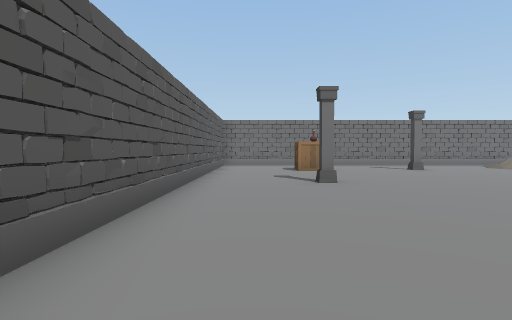
view 1 (above)

21 first-person views from a walk through a 3-D level made in the Unity game engine. The camera is 1.4 m above the floor, tilts 2° down and sees 80° across. The floor is counted in squares, 2 m on a side. Each view is taken from the middle of a square. On the plan, view 1 faces up. The plan holds only what a view shows up to about 10 squares ahead; the rest is blank. The player is left out.

view 2
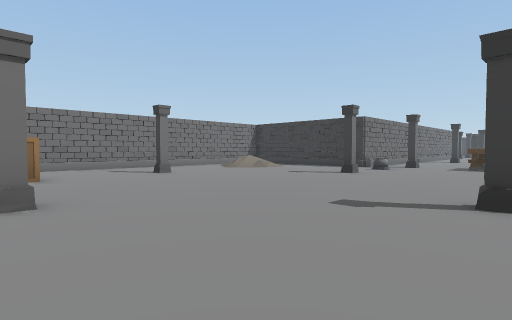

view 3
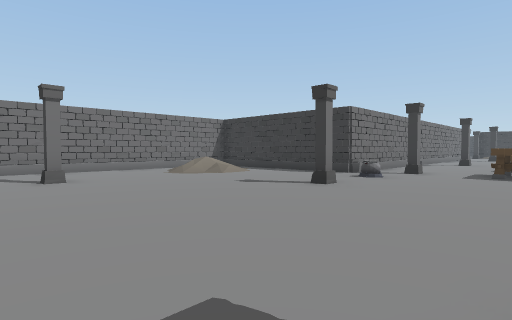

view 4
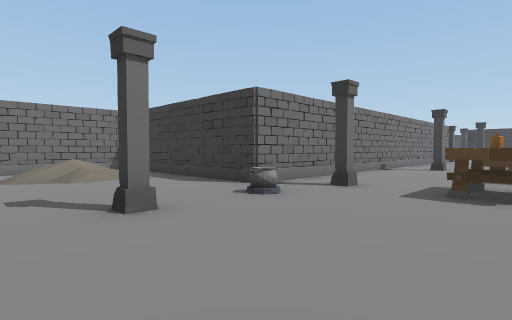

view 5
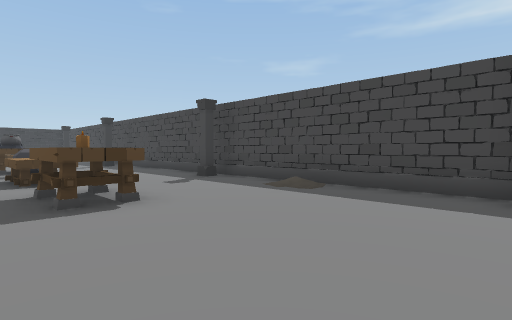

view 6
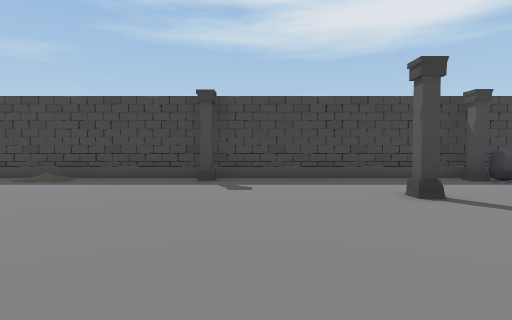

view 7
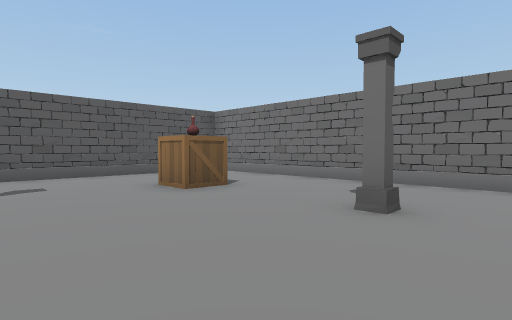

view 8
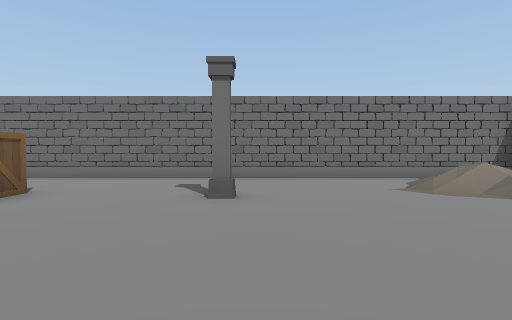

view 9
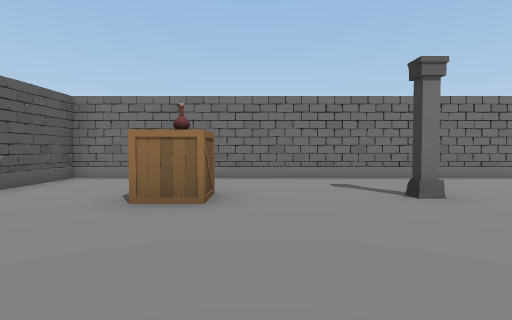

view 10
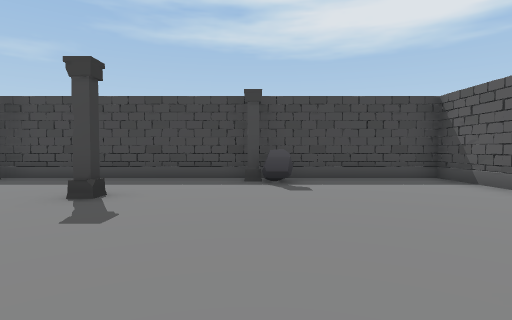

view 11
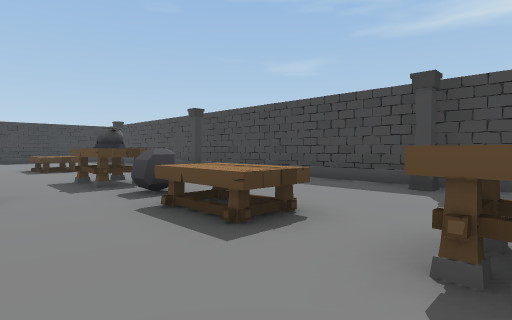

view 12
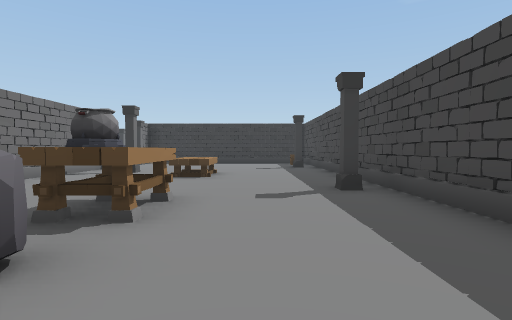

view 13
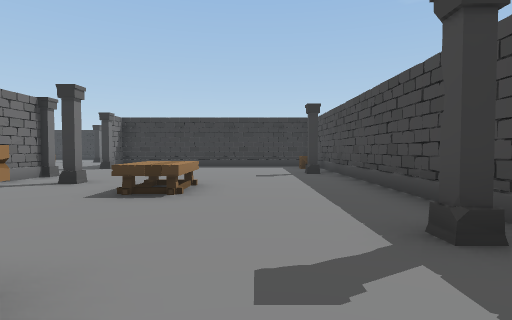

view 14
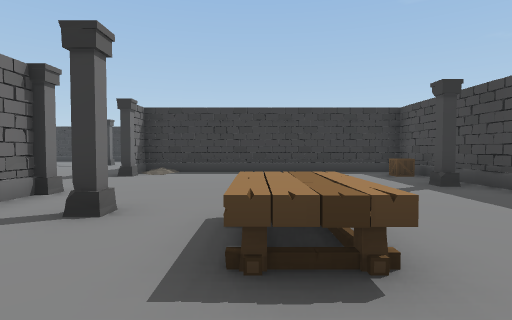

view 15
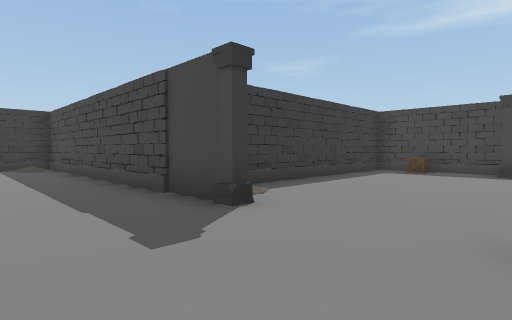

view 16
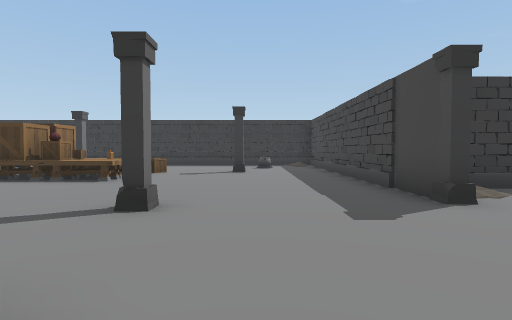

view 17
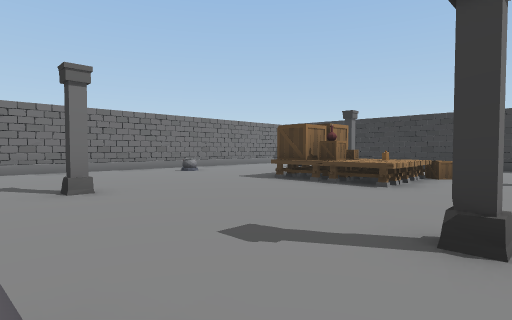

view 18
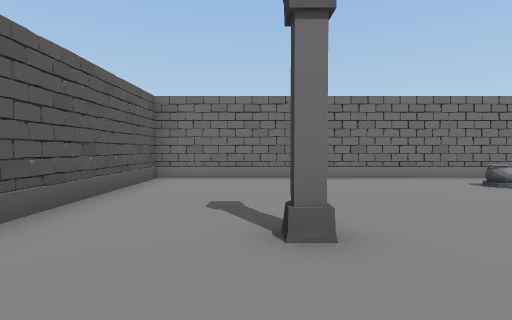

view 19
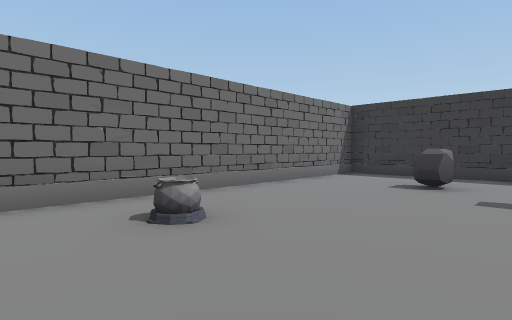

view 20
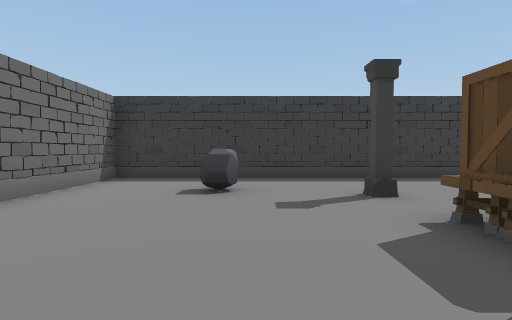

view 21
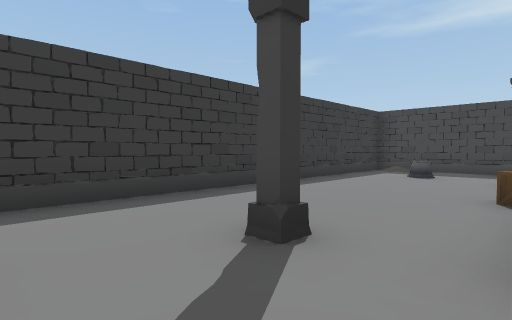

### Floor plan
Ten units are one square. View 1 is at (0, 0); x grows to the right and y downward. Boxes are objects, and circles mark ways between rooms. Rooms are numbered by the first view taken in them; rooms with no view inside come last. Other rooms are left out.
<svg viewBox="-19 -219 430 229">
<path fill="none" stroke="#000" d="M177 -74 124 -74 124 -122M122 -134 -14 -134 -14 4 324 4 324 -74 316 -74M277 -74 234 -74M401 -151 406 -153M311 -76 398 -76M404 -82 404 -214 266 -214 266 -169"/>
<rect x="5" y="-75" width="20" height="20" fill="#bbb"><title>other object</title></rect>
<rect x="15" y="-5" width="10" height="10" fill="#bbb"><title>column</title></rect>
<rect x="15" y="-105" width="10" height="10" fill="#bbb"><title>box</title></rect>
<rect x="25" y="-5" width="10" height="10" fill="#bbb"><title>rock</title></rect>
<rect x="45" y="-35" width="20" height="20" fill="#bbb"><title>other object</title></rect>
<rect x="45" y="-115" width="20" height="20" fill="#bbb"><title>other object</title></rect>
<rect x="85" y="-5" width="10" height="10" fill="#bbb"><title>column</title></rect>
<rect x="85" y="-75" width="20" height="20" fill="#bbb"><title>other object</title></rect>
<rect x="115" y="-65" width="10" height="10" fill="#bbb"><title>pot</title></rect>
<rect x="125" y="-45" width="10" height="10" fill="#bbb"><title>table</title></rect>
<rect x="125" y="-65" width="10" height="10" fill="#bbb"><title>column</title></rect>
<rect x="135" y="-45" width="10" height="10" fill="#bbb"><title>other object</title></rect>
<rect x="155" y="-5" width="10" height="10" fill="#bbb"><title>column</title></rect>
<rect x="155" y="-45" width="20" height="10" fill="#bbb"><title>table</title></rect>
<rect x="185" y="-45" width="10" height="10" fill="#bbb"><title>rock</title></rect>
<rect x="185" y="-65" width="10" height="10" fill="#bbb"><title>column</title></rect>
<rect x="195" y="-45" width="20" height="10" fill="#bbb"><title>pot</title></rect>
<rect x="215" y="-5" width="10" height="10" fill="#bbb"><title>column</title></rect>
<rect x="245" y="-45" width="20" height="10" fill="#bbb"><title>table</title></rect>
<rect x="255" y="-65" width="10" height="10" fill="#bbb"><title>column</title></rect>
<rect x="285" y="-5" width="10" height="10" fill="#bbb"><title>column</title></rect>
<rect x="305" y="-5" width="10" height="10" fill="#bbb"><title>box</title></rect>
<rect x="305" y="-75" width="10" height="10" fill="#bbb"><title>column</title></rect>
<rect x="265" y="-125" width="20" height="20" fill="#bbb"><title>rock</title></rect>
<rect x="275" y="-75" width="10" height="10" fill="#bbb"><title>column</title></rect>
<rect x="285" y="-165" width="10" height="10" fill="#bbb"><title>column</title></rect>
<rect x="305" y="-115" width="10" height="10" fill="#bbb"><title>column</title></rect>
<rect x="335" y="-145" width="10" height="20" fill="#bbb"><title>table</title></rect>
<rect x="335" y="-155" width="10" height="10" fill="#bbb"><title>box</title></rect>
<rect x="335" y="-165" width="10" height="10" fill="#bbb"><title>table</title></rect>
<rect x="335" y="-205" width="10" height="10" fill="#bbb"><title>pot</title></rect>
<rect x="345" y="-145" width="10" height="10" fill="#bbb"><title>other object</title></rect>
<rect x="345" y="-155" width="10" height="10" fill="#bbb"><title>other object</title></rect>
<rect x="345" y="-165" width="10" height="10" fill="#bbb"><title>table</title></rect>
<rect x="355" y="-115" width="20" height="10" fill="#bbb"><title>column</title></rect>
<rect x="355" y="-135" width="10" height="10" fill="#bbb"><title>box</title></rect>
<rect x="355" y="-145" width="10" height="10" fill="#bbb"><title>table</title></rect>
<rect x="355" y="-165" width="10" height="20" fill="#bbb"><title>table</title></rect>
<rect x="375" y="-105" width="10" height="10" fill="#bbb"><title>pot</title></rect>
<rect x="375" y="-165" width="10" height="10" fill="#bbb"><title>column</title></rect>
<rect x="375" y="-195" width="10" height="10" fill="#bbb"><title>rock</title></rect>
<circle cx="290" cy="-73" r="3" fill="#2a7"/>
<text x="130" y="-50">1</text>
<text x="340" y="-150">2</text>
</svg>
Room 1 opens to room 2.

Where each view was taken, in squares from view 1:
view 1: 0 up, 0 right, facing up
view 2: 2 up, 1 right, facing up-right
view 3: 3 up, 4 right, facing up-right
view 4: 3 up, 8 right, facing up-right
view 5: 5 up, 9 right, facing down-right
view 6: 7 up, 8 right, facing down
view 7: 7 up, 7 right, facing up-left
view 8: 6 up, 6 right, facing up
view 9: 6 up, 3 right, facing up
view 10: 7 up, 3 right, facing down
view 11: 6 up, 14 right, facing down-right
view 12: 2 up, 17 right, facing right
view 13: 2 up, 20 right, facing right
view 14: 4 up, 23 right, facing right
view 15: 10 up, 28 right, facing down-right
view 16: 10 up, 27 right, facing right
view 17: 11 up, 28 right, facing up-right
view 18: 14 up, 29 right, facing up
view 19: 17 up, 32 right, facing up-right
view 20: 18 up, 33 right, facing right
view 21: 18 up, 36 right, facing down-right
